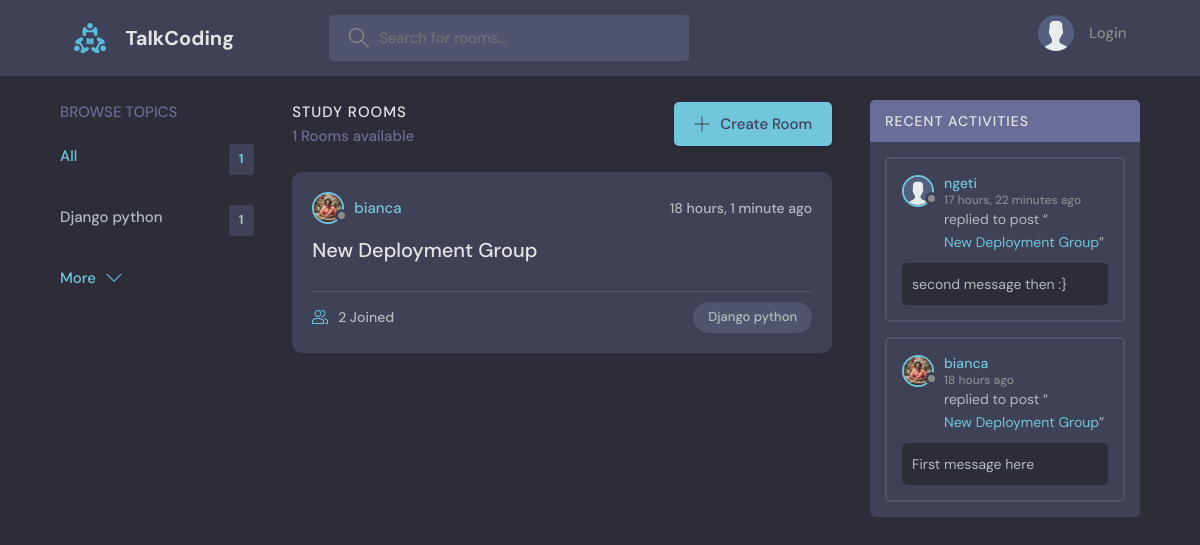
The app's page /, older data.
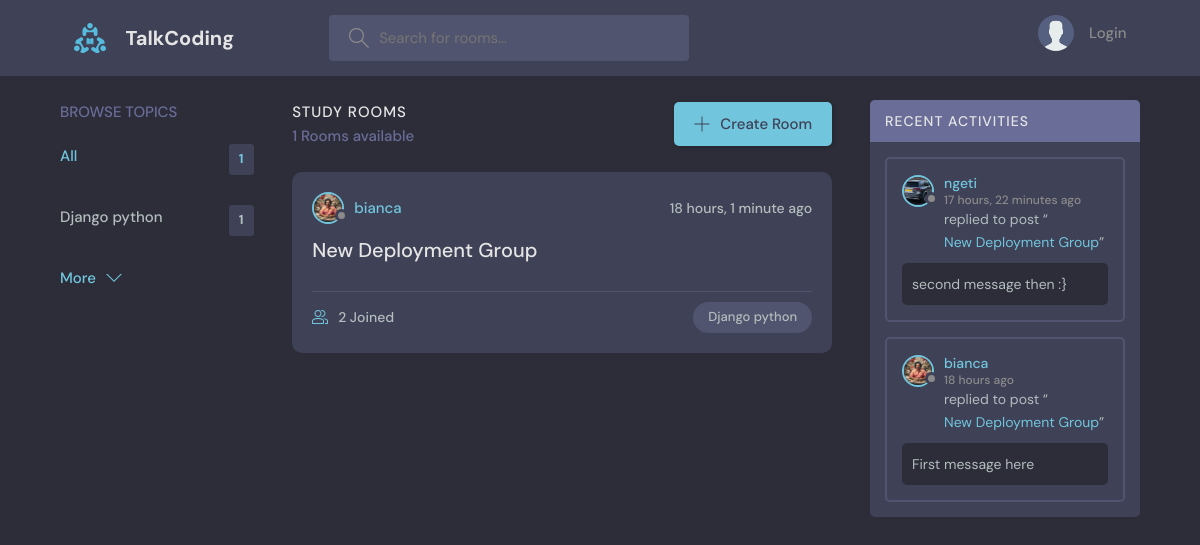
The same page, newer data.
### base/models.py (models this page shows, shortened)
class Message(models.Model):
    user = models.ForeignKey(User,on_delete=models.CASCADE)
    room = models.ForeignKey(Room,on_delete=models.CASCADE)
    body = models.TextField()
    updated = models.DateTimeField(auto_now=True)
    created = models.DateTimeField(auto_now_add=True)
    class Meta:
        ordering = ['-updated','-created']

class User(AbstractUser):
    name = models.CharField(max_length=200,null=True)
    email = models.EmailField(unique = True,null=True)
    bio = models.TextField(null=True)
    avatar = models.ImageField(null=True,default="avatar.svg")
    USERNAME_FIELD = 'email'
    REQUIRED_FIELDS = []

class Room(models.Model):
    host=models.ForeignKey(User,on_delete=models.SET_NULL,null=True)
    topic=models.ForeignKey(Topic,on_delete=models.SET_NULL,null=True)
    name=models.CharField(max_length=200)
    description=models.TextField(null=True,blank=True)
    participants = models.ManyToManyField(User ,related_name='participants',blank = True)
    updated = models.DateTimeField(auto_now=True)
    created = models.DateTimeField(auto_now_add=True)
    class Meta:
        ordering = ['-updated','-created']
    def __str__(self):
        return self.name

### base/views.py (the view)
# urls.py: path('',views.home,name="home"),
def home(request):
    q=request.GET.get('q') if request.GET.get('q') != None else ""
    rooms = Room.objects.filter(
        Q(topic__name__icontains=q)|
        Q(name__icontains=q)|
        Q(description__icontains=q))
    topics = Topic.objects.all()[0:5]
    room_count = rooms.count()
    room_messages = Message.objects.filter(Q(room__topic__name__icontains = q))
    context = {'rooms':rooms,'topics':topics,'room_count':room_count,'room_messages':room_messages}
    return  render(request,'base/home.html',context)

### base/templates/base/home.html (shortened to what this page needs)
{% extends 'main.html' %}
{% block content %}
<main class="layout layout--3">
  <div class="container">
    {% include 'base/topics_component.html' %}
    <div class="roomList">
      <div class="roomList__header">
        <div>
          <h2>Study Rooms</h2>
          <p>{{room_count}} Rooms available</p>
        </div>
        <a class="btn btn--main" href="{% url 'create-room' %}">
          <svg version="1.1" xmlns="http://www.w3.org/2000/svg" width="32" height="32" viewBox="0 0 32 32">
            <title>add</title>
            <path
              d="M16.943 0.943h-1.885v14.115h-14.115v1.885h14.115v14.115h1.885v-14.115h14.115v-1.885h-14.115v-14.115z">
            </path>
          </svg>
          Create Room
        </a>
      </div>
      {% include 'base/feed_component.html' %}
    </div>
    {% include 'base/activity_component.html' %}
  </div>
</main>
{% endblock %}

### base/templates/base/activity_component.html (shortened to what this page needs)
<div class="activities">
    <div class="activities__header">
      <h2>Recent Activities</h2>
    </div>
    {% for message in room_messages %}
    <div class="activities__box">
      <div class="activities__boxHeader roomListRoom__header">
        <a href="{% url 'user-profile' message.user.id%}" class="roomListRoom__author">
          <div class="avatar avatar--small">
            <img src="{{message.user.avatar.url}}" />
          </div>
          <p>
            {{message.user.username}}
            <span>{{message.created|timesince}} ago</span>
          </p>
        </a>
      </div>
      <div class="activities__boxContent">
        <p>replied to post “<a href="{% url 'room' message.room.id %}">{{message.room}}</a>”</p>
        <div class="activities__boxRoomContent">
          {{message.body}}
        </div>
      </div>
    </div>
    {% endfor %}
  </div>

Row changes from the older to the newer data that the page shows:
changed through a linked row, Message "second message then :}": user.avatar: picture added in place of a placeholder
